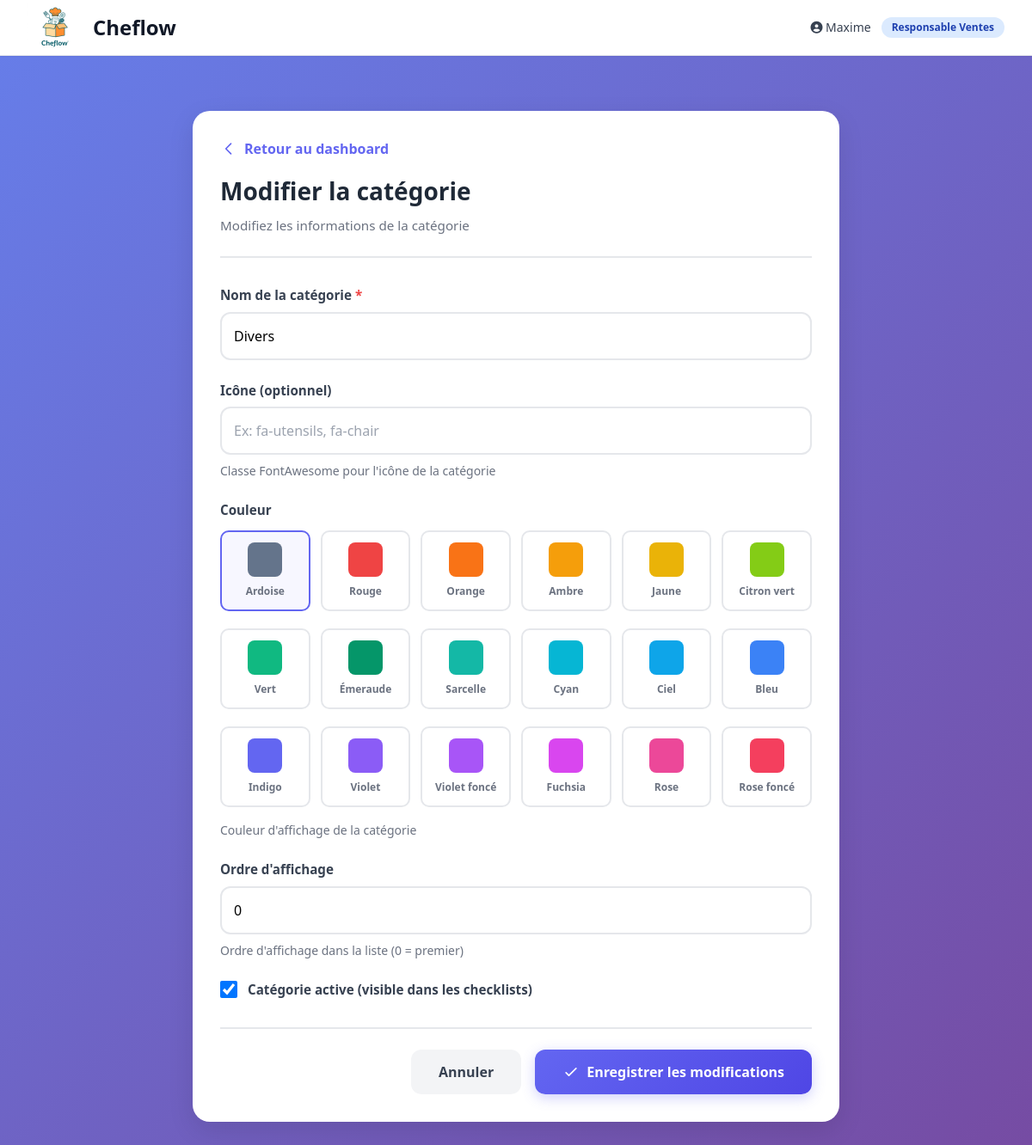
/ventes/categories/1/edit/ (signed in), run on the app's committed database.
### users/models.py (models this page shows, shortened)
class CustomUser(AbstractUser):
    ROLE_CHOICES = [
        ('livreur', 'Livreur'),
        ('resp_livraison', 'Responsable Livraison'),
        ('vendeur', 'Vendeur/Vendeuse'),
        ('resp_ventes', 'Responsable Ventes'),
        ('cuisinier', 'Cuisinier'),
        ('resp_dept_cuisine', 'Responsable Département Cuisine'),
        ('chef_cuisine', 'Chef Cuisine'),
        ('chef_commande', 'Chef Commande'),
        ('maitre_hotel', 'Maître d\'Hôtel'),
        ('comptable', 'Comptable'),
        ('verificateur_checklist', 'Vérificateur Checklist'),
        ('admin', 'Administrateur'),
    ]
    role = models.CharField(max_length=30, choices=ROLE_CHOICES)
    telephone = models.CharField(max_length=20, blank=True)
    photo = models.ImageField(upload_to='users/', blank=True, null=True)
    departement_cuisine = models.CharField(max_length=50, blank=True)
    class Meta:
        verbose_name = 'Utilisateur'
        verbose_name_plural = 'Utilisateurs'

### ventes/models.py (models this page shows, shortened)
class CategorieObjet(models.Model):
    nom = models.CharField(max_length=100)
    icone = models.CharField(max_length=50, blank=True, help_text="Classe FontAwesome (ex: fa-utensils)")
    couleur = models.CharField(max_length=20, default='slate', help_text="Couleur Tailwind")
    ordre = models.IntegerField(default=0)
    actif = models.BooleanField(default=True)
    class Meta:
        ordering = ['ordre', 'nom']
        verbose_name = 'Catégorie d\'objet'
        verbose_name_plural = 'Catégories d\'objets'

### ventes/views.py (the view, shortened to what this page needs)
# urls.py: path('categories/<int:pk>/edit/', views.categorie_edit, name='categorie_edit'),
@login_required
def categorie_edit(request, pk):
    if request.user.role != 'resp_ventes':
        messages.error(request, "Accès réservé aux responsables ventes")
        return redirect('ventes:dashboard_vendeuse')
    categorie = get_object_or_404(CategorieObjet, pk=pk)
    colors = [
        ('slate', 'Ardoise'), ('red', 'Rouge'), ('orange', 'Orange'),
        ('amber', 'Ambre'), ('yellow', 'Jaune'), ('lime', 'Citron vert'),
        ('green', 'Vert'), ('emerald', 'Émeraude'), ('teal', 'Sarcelle'),
        ('cyan', 'Cyan'), ('sky', 'Ciel'), ('blue', 'Bleu'),
        ('indigo', 'Indigo'), ('violet', 'Violet'), ('purple', 'Violet foncé'),
        ('fuchsia', 'Fuchsia'), ('pink', 'Rose'), ('rose', 'Rose foncé'),
    ]
    form_data = {
        'nom': {'value': categorie.nom},
        'icone': {'value': categorie.icone},
        'couleur': {'value': categorie.couleur},
        'ordre': {'value': categorie.ordre},
        'actif': {'value': categorie.actif},
    }
    return render(request, 'ventes/responsable/categorie_form.html', {
        'categorie': categorie,
        'colors': colors,
        'form': form_data
    })

### templates/ventes/responsable/categorie_form.html (shortened to what this page needs)
{% extends 'base/base.html' %}
{% load static %}
{% block content %}
<div class="form-container">
    <div class="form-card">
        <a href="{% url 'ventes:dashboard_responsable' %}" class="back-link">
            <svg width="20" height="20" fill="none" stroke="currentColor" viewBox="0 0 24 24">
                <path stroke-linecap="round" stroke-linejoin="round" stroke-width="2" d="M15 19l-7-7 7-7"/>
            </svg>
            Retour au dashboard
        </a>
        <div class="form-header">
            <h1>{% if categorie %}Modifier la catégorie{% else %}Nouvelle catégorie{% endif %}</h1>
            <p class="form-subtitle">{% if categorie %}Modifiez les informations de la catégorie{% else %}Ajoutez une nouvelle catégorie pour organiser les objets{% endif %}</p>
        </div>
        <form method="post">
            <div class="form-group">
                <label for="nom">Nom de la catégorie <span class="required">*</span></label>
                <input type="text"
                       id="nom"
                       name="nom"
                       class="form-control {% if form.nom.errors %}error{% endif %}"
                       value="{{ form.nom.value|default:'' }}"
                       required>
            </div>
            <div class="form-group">
                <label for="icone">Icône (optionnel)</label>
                <input type="text"
                       id="icone"
                       name="icone"
                       class="form-control"
                       value="{{ form.icone.value|default:'' }}"
                       placeholder="Ex: fa-utensils, fa-chair">
                <div class="form-help">Classe FontAwesome pour l'icône de la catégorie</div>
            </div>
            <div class="form-group">
                <label>Couleur</label>
                <div class="color-grid">
                    {% for color_value, color_name in colors %}
                    <div class="color-option">
                        <label for="color-{{ color_value }}">
                            <div class="color-preview" style="background: var(--color-{{ color_value }})"></div>
                            <span class="color-name">{{ color_name }}</span>
                        </label>
                    </div>
                    {% endfor %}
                </div>
                <div class="form-help">Couleur d'affichage de la catégorie</div>
            </div>
            <div class="form-group">
                <label for="ordre">Ordre d'affichage</label>
                <input type="number"
                       id="ordre"
                       name="ordre"
                       class="form-control"
                       value="{{ form.ordre.value|default:'0' }}"
                       min="0">
                <div class="form-help">Ordre d'affichage dans la liste (0 = premier)</div>
            </div>
            <div class="form-group">
                <div class="checkbox-wrapper">
                    <input type="checkbox"
                           id="actif"
                           name="actif"
                           {% if form.actif.value or form.actif.value is None %}checked{% endif %}>
                    <label for="actif">Catégorie active (visible dans les checklists)</label>
                </div>
            </div>
            <div class="form-actions">
                <a href="{% url 'ventes:dashboard_responsable' %}" class="btn btn-secondary">Annuler</a>
                <button type="submit" class="btn btn-primary">
                    <svg width="20" height="20" fill="none" stroke="currentColor" viewBox="0 0 24 24">
                        <path stroke-linecap="round" stroke-linejoin="round" stroke-width="2" d="M5 13l4 4L19 7"/>
                    </svg>
                    {% if categorie %}Enregistrer les modifications{% else %}Créer la catégorie{% endif %}
                </button>
            </div>
        </form>
    </div>
</div>
{% endblock %}

### templates/base/base.html (shortened to what this page needs)
{% load static %}
<!DOCTYPE html>
<html lang="fr">
<head>
    <script src="https://cdn.tailwindcss.com"></script>
   <link rel="stylesheet" href="https://cdnjs.cloudflare.com/ajax/libs/font-awesome/6.4.0/css/all.min.css">
    <link rel="stylesheet" href="https://cdnjs.cloudflare.com/ajax/libs/font-awesome/6.4.0/css/all.min.css">
</head>
<body class="bg-gray-50">
    <nav class="bg-white shadow-sm border-b border-gray-200" x-data="{ mobileMenuOpen: false }">
        <div class="max-w-7xl mx-auto px-4 sm:px-6 lg:px-8">
            <div class="flex justify-between h-16">
                <div class="flex items-center">
                    <h1 class="text-xl sm:text-2xl font-bold text-gray-900 flex items-center gap-2 sm:gap-3">
                        <img src="{% static 'images/logo.jpeg' %}"
                             alt="Cheflow Logo"
                             class="h-12 sm:h-16 w-auto">
                        <span class="hidden sm:inline">Cheflow</span>
                    </h1>
                </div>
                <div class="hidden md:flex items-center space-x-4">
                    {% if user.is_authenticated %}
                        <div class="flex items-center space-x-3">
                            <span class="text-sm text-gray-700">
                                <i class="fas fa-user-circle"></i>
                                {{ user.get_full_name|default:user.username }}
                            </span>
                            <span class="px-3 py-1 text-xs font-semibold rounded-full bg-blue-100 text-blue-800">
                                {{ user.get_role_display }}
                            </span>
                        </div>
                    {% endif %}
                </div>
            </div>
        </div>
    </nav>
    <main class="max-w-7xl mx-auto px-4 sm:px-6 lg:px-8 py-8">
        {% block content %}{% endblock %}
    </main>
</body>
</html>

### templates/ventes/responsable/categorie_form.html (style rules this page uses)
body { background: linear-gradient(135deg, #667eea 0%, #764ba2 100%); min-height: 100vh; }
.form-container { max-width: 800px; margin: 2rem auto; padding: 0 1.5rem; }
.form-card { background: white; border-radius: 20px; padding: 2rem; box-shadow: 0 10px 30px rgba(0,0,0,0.1); }
.form-header { margin-bottom: 2rem; padding-bottom: 1.5rem; border-bottom: 2px solid #e5e7eb; }
.form-header h1 { font-size: 1.75rem; font-weight: 700; color: #1f2937; margin: 0 0 0.5rem 0; }
.form-subtitle { color: #6b7280; font-size: 0.95rem; }
.back-link { display: inline-flex; align-items: center; gap: 0.5rem; color: #6366f1; text-decoration: none; font-weight: 600; margin-bottom: 1rem; transition: all 0.3s ease; }
.form-group { margin-bottom: 1.5rem; }
.form-group label { display: block; font-weight: 600; color: #374151; margin-bottom: 0.5rem; font-size: 0.95rem; }
.form-group label .required { color: #ef4444; }
.form-control { width: 100%; padding: 0.875rem; border: 2px solid #e5e7eb; border-radius: 12px; font-size: 1rem; transition: all 0.3s ease; }
.form-help { font-size: 0.875rem; color: #6b7280; margin-top: 0.5rem; }
.checkbox-wrapper { display: flex; align-items: center; gap: 0.75rem; }
.checkbox-wrapper input[type="checkbox"] { width: 20px; height: 20px; cursor: pointer; }
.checkbox-wrapper label { margin: 0; cursor: pointer; }
.color-grid { display: grid; grid-template-columns: repeat(auto-fill, minmax(100px, 1fr)); gap: 0.75rem; margin-top: 0.75rem; }
.color-option { position: relative; }
.color-option label { display: flex; flex-direction: column; align-items: center; gap: 0.5rem; padding: 0.75rem; border: 2px solid #e5e7eb; border-radius: 10px; cursor: pointer; transition: all 0.3s ease; }
.color-option input[type="radio"]:checked + label { border-color: #6366f1; background: rgba(99, 102, 241, 0.05); }
.color-preview { width: 40px; height: 40px; border-radius: 8px; }
.color-name { font-size: 0.75rem; color: #6b7280; font-weight: 600; }
.form-actions { display: flex; gap: 1rem; justify-content: flex-end; margin-top: 2rem; padding-top: 1.5rem; border-top: 2px solid #e5e7eb; }
.btn { padding: 0.875rem 2rem; border-radius: 12px; font-weight: 600; cursor: pointer; transition: all 0.3s ease; border: none; text-decoration: none; display: inline-flex; align-items: center; gap: 0.5rem; font-size: 1rem; }
.btn-primary { background: linear-gradient(135deg, #6366f1, #4f46e5); color: white; box-shadow: 0 4px 15px rgba(99, 102, 241, 0.3); }
.btn-secondary { background: #f3f4f6; color: #374151; }
:root { --color-slate: #64748b; --color-red: #ef4444; --color-orange: #f97316; --color-amber: #f59e0b; --color-yellow: #eab308; --color-lime: #84cc16; --color-green: #10b981; --color-emerald: #059669; --color-teal: #14b8a6; --color-cyan: #06b6d4; --color-sky: #0ea5e9; --color-blue: #3b82f6; --color-indigo: #6366f1; --color-violet: #8b5cf6; --color-purple: #a855f7; --color-fuchsia: #d946ef; --color-pink: #ec4899; --color-rose: #f43f5e; }

### data on the page
CustomUser: get_full_name "Maxime", role "Responsable Ventes"
CategorieObjet: nom "Divers"

### other printed values
{{ color_name }} "Ardoise" "Rouge" "Orange" "Ambre" "Jaune" "Citron vert" "Vert" "Émeraude" "Sarcelle" "Cyan" "Ciel" "Bleu" "Indigo" "Violet" "Violet foncé" "Fuchsia" "Rose" "Rose foncé"
